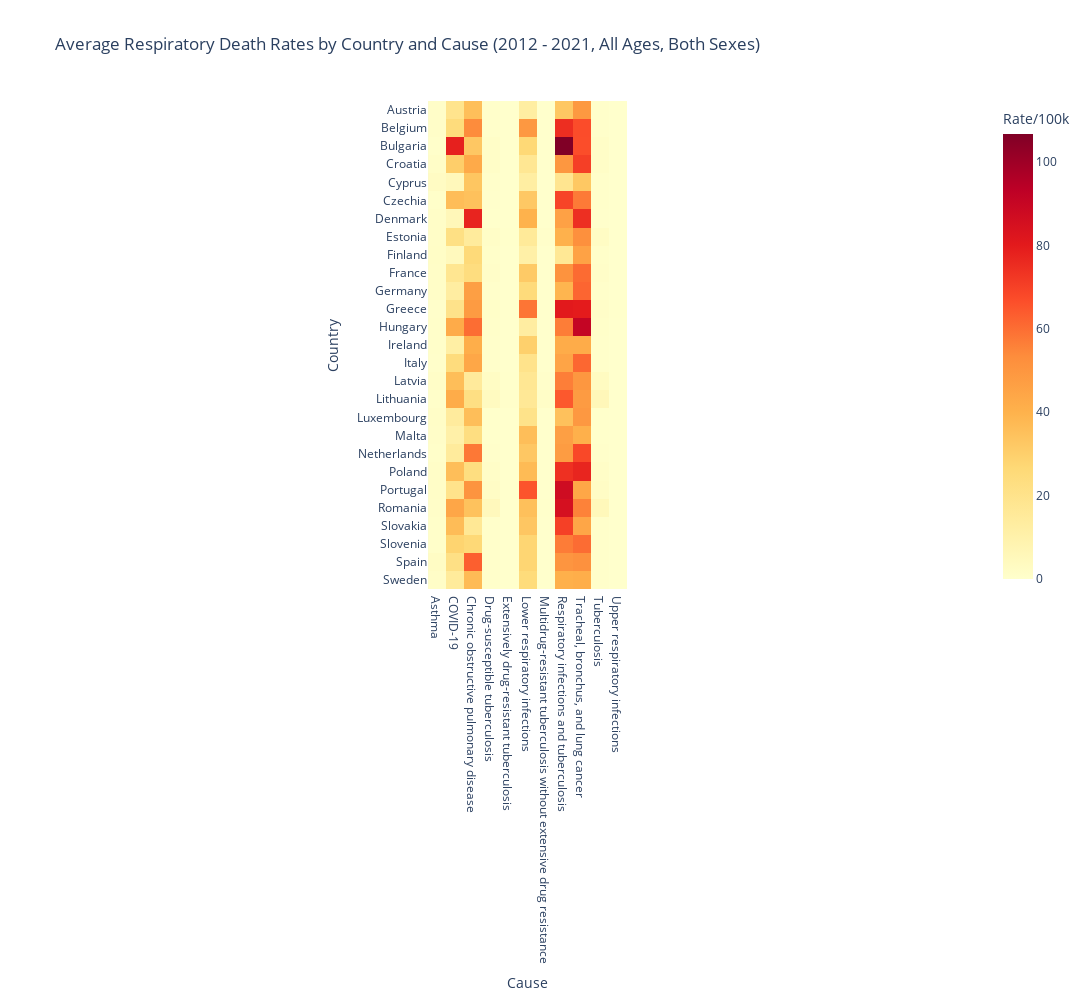

Source (notebook cell):
### Code cell
# A more "compact" heatmap if presentation space is an issue. A little more difficult to interpret at first glance.
# Change the colors and add gridlines?

fig = px.imshow(
    death_rates.pivot_table(
        index='location',
        columns='cause',
        values='val',
        aggfunc='mean',
        fill_value=0,
        observed=False
    ),
    labels=dict(x="Cause", y="Country", color="Rate/100k"),
    color_continuous_scale='YlOrRd',
    title='Average Respiratory Death Rates by Country and Cause (2012 - 2021, All Ages, Both Sexes)'
)

fig.update_layout(height=1000, width=1500)
fig.update_traces(
    hovertemplate="<b>%{y}</b><br>Cause: %{x}<br>Rate: %{z:.1f}"
)
fig.show()

### Figure 1 — Plotly figure (JSON) as saved in the notebook; plotly's stock layout.template omitted (floating-point values rounded to 4 significant figures; data arrays with more than 128 entries replaced by an {"elided": "..."} marker saying what was removed)
{"data": [{"coloraxis": "coloraxis", "hovertemplate": "<b>%{y}</b><br>Cause: %{x}<br>Rate: %{z:.1f}", "name": "0", "type": "heatmap", "x": ["Asthma", "COVID-19", "Chronic obstructive pulmonary disease", "Drug-susceptible tuberculosis", "Extensively drug-resistant tuberculosis", "Lower respiratory infections", "Multidrug-resistant tuberculosis without extensive drug resistance", "Respiratory infections and tuberculosis", "Tracheal, bronchus, and lung cancer", "Tuberculosis", "Upper respiratory infections"], "xaxis": "x", "y": ["Austria", "Belgium", "Bulgaria", "Croatia", "Cyprus", "Czechia", "Denmark", "Estonia", "Finland", "France", "Germany", "Greece", "Hungary", "Ireland", "Italy", "Latvia", "Lithuania", "Luxembourg", "Malta", "Netherlands", "Poland", "Portugal", "Romania", "Slovakia", "Slovenia", "Spain", "Sweden"], "yaxis": "y", "z": {"elided": "27x11 float values"}}], "layout": {"coloraxis": {"colorbar": {"title": {"text": "Rate/100k"}}, "colorscale": [[0, "rgb(255,255,204)"], [0.125, "rgb(255,237,160)"], [0.25, "rgb(254,217,118)"], [0.375, "rgb(254,178,76)"], [0.5, "rgb(253,141,60)"], [0.625, "rgb(252,78,42)"], [0.75, "rgb(227,26,28)"], [0.875, "rgb(189,0,38)"], [1, "rgb(128,0,38)"]]}, "height": 1000, "title": {"text": "Average Respiratory Death Rates by Country and Cause (2012 - 2021, All Ages, Both Sexes)"}, "width": 1500, "xaxis": {"anchor": "y", "constrain": "domain", "domain": [0, 1], "scaleanchor": "y", "title": {"text": "Cause"}}, "yaxis": {"anchor": "x", "autorange": "reversed", "constrain": "domain", "domain": [0, 1], "title": {"text": "Country"}}}}
